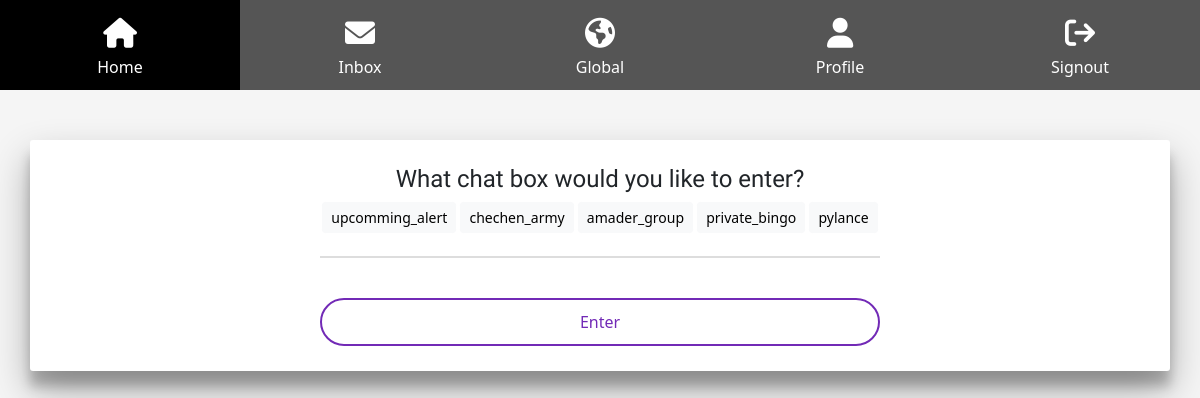
/ (signed in), run on the app's committed database.
### chat/models.py (models this page shows, shortened)
class ChatRoom(models.Model):
     name = models.CharField(max_length=255,unique=True, blank=False)
     users = models.ManyToManyField(settings.AUTH_USER_MODEL, blank=True, help_text="users who are connected to the chat")
     mode = models.BooleanField(default=False)
     key = models.CharField(max_length=100,unique=True,blank=True)

### chat/views.py (the view)
# urls.py: 2. Add a URL to urlpatterns:  path('', Home.as_view(), name='home')
class Home(LoginRequiredMixin, View):
     def get(self, request,):
          c_user = request.user
          user_rooms = ChatRoom.objects.filter(users__username=c_user)
          return render(request, 'home.html', context={'user_rooms':user_rooms})

### chat/templates/home.html (shortened to what this page needs)
{% extends 'base.html' %}
{% load static %}
{% block body_block %}
    <div class="app-box container">
        <div class="">
            <h3 class="heading">What chat box would you like to enter?</h3>
            {% for room in user_rooms %}
                {% if forloop.counter <= 5%}
                    <a href="{% url 'chat:room' room_name=room.name %}" class="btn btn-sm btn-light">{{room.name}}</a>
                {% endif %}
            {% endfor %}
            <input class="textInput" id="room-name-input" type="text" size="100"><br>
            <input class="button" id="room-name-submit" type="button" value="Enter">
        </div>
    </div>
{% endblock %}

### static/css/style.css (style rules this page uses)
body { background-color: #f5f5f5; }
.app-box { width: 100vw; margin: 50px auto; padding: 25px 10px; background-color: #ffffff; border-radius: 3px; text-align: center; box-shadow: 0 19px 38px rgba(0,0,0,0.30), 0 15px 12px rgba(0, 0, 0, 0.22); }
.heading { font-family: 'Work Sans', sans-serif; font-size: 1.5rem; }
.textInput { border: none; border-bottom: 2px solid #ddd; line-height: 1.2rem; transition: 0.3s; margin-bottom: 40px; width: 50%; }
.button { background-color: #ffffff; color: rgb(114, 42, 182); border: 0.16em solid rgb(114, 42, 182); border-radius: 2em; padding: 10px 25px; text-align: center; text-decoration: none; display: inline-block; font-size: 16px; cursor: pointer; transition: 0.3s; width: 50%; }

### data on the page
ChatRoom: name "upcomming_alert"
ChatRoom: name "chechen_army"
ChatRoom: name "amader_group"
ChatRoom: name "private_bingo"
ChatRoom: name "pylance"
